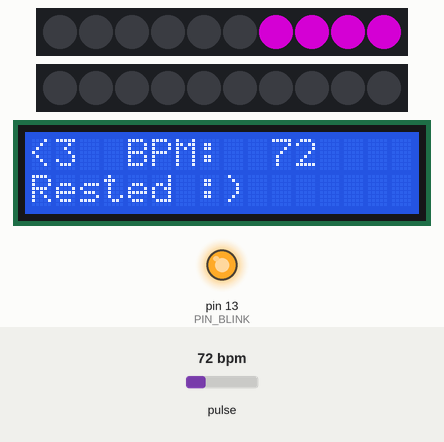
Simulated run of this sketch. Board: Arduino Uno, built with avr-gcc and run on an emulated ATmega328P. Shown: 2 × 10 RGB LEDs in strip order, left to right, 16×2 character LCD, output pins drawn as LEDs (lit = HIGH). Dashed ring = blinking. The inputs (shaded band) are chosen by the test bench; at power-on: pulse 72 bpm. Dim RGB values are drawn brighter than linear.

Above: at 1.4 s.
1.5 s: pulse set to 42 bpm
At 2.1 s:
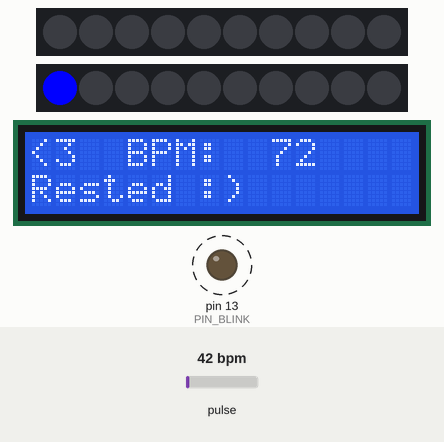
4.4 s: pulse set to 82 bpm
At 4.79 s:
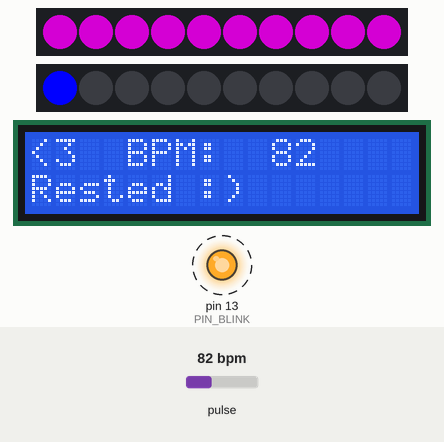
7.0 s: pulse set to 87 bpm
At 7.56 s:
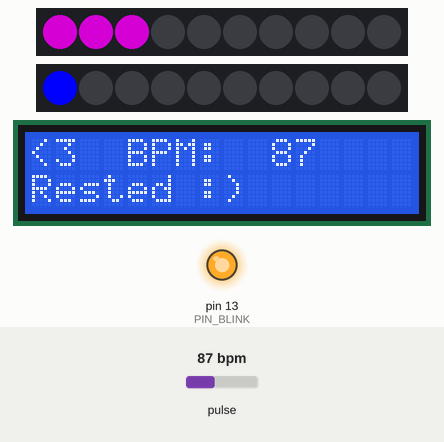
9.5 s: pulse set to 100 bpm
At 9.7 s:
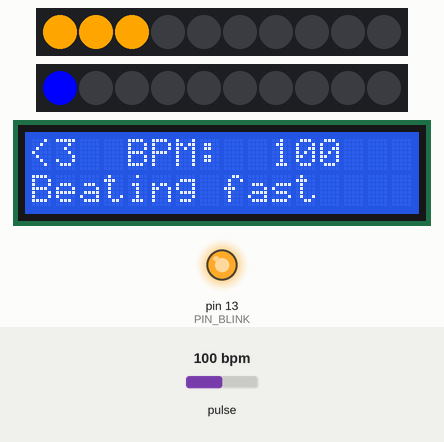
11.9 s: pulse set to 70 bpm
At 12.53 s:
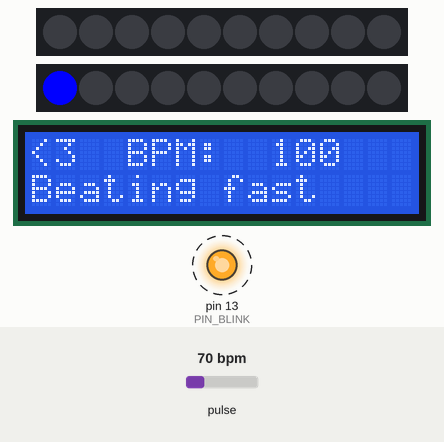
14.9 s: pulse set to 80 bpm
At 15.67 s:
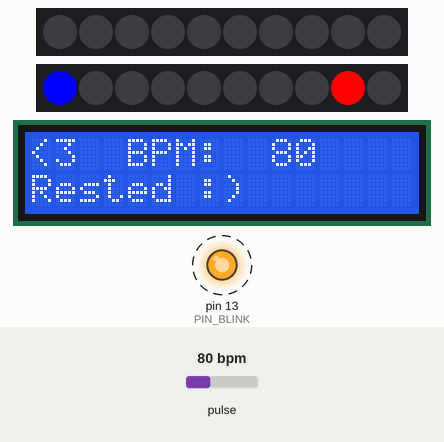
17.9 s: pulse set to 83 bpm
Timing chart, 0 to 20.6 s (numbered marks = the images above; inputs shaded):
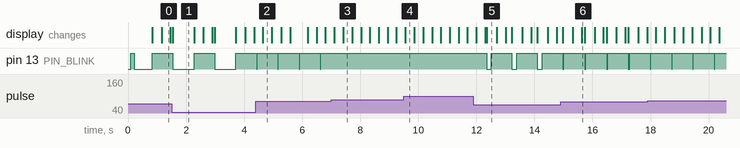

The sketch:

HeartSync.ino
```cpp
// FastLED - Version: Latest
#include <FastLED.h>

#define USE_ARDUINO_INTERRUPTS true
#include <PulseSensorPlayground.h>
#include <LiquidCrystal.h>

const int OUTPUT_TYPE = SERIAL_PLOTTER;

CRGB leds[10];
CRGB heartLeds[10];

const int PIN_INPUT = A0;  //Heart reate sensor
const int PIN_BLINK = 13;  // Pin 13 is the on-board LED
const int THRESHOLD = 570; // TODO find a good threshold
const int PIN_LED_ECG = 6;
const int NUM_ECG_LED = 10;
const int NUM_HEART_LED = 10;

const int PIN_LED_BLUE = 7;
const int BLUE[4] = {0, 1, 2, 3};      // LEDs that should be lighting up blue
const int RED[6] = {4, 5, 6, 7, 8, 9}; // LEDs that should be lighting up red

/*
 * LCD INFO
 * The circuit:
 * LCD RS pin to digital pin 12
 * LCD Enable pin to digital pin 11
 * LCD D4 pin to digital pin 5
 * LCD D5 pin to digital pin 4
 * LCD D6 pin to digital pin 3
 * LCD D7 pin to digital pin 2
 * LCD R/W pin to ground
 * LCD VSS pin to ground
 * LCD VCC pin to 5V
 * 10K resistor:
 * ends to +5V and ground
 * wiper to LCD VO pin (pin 3)
 */

PulseSensorPlayground pulseSensor;

// Setting up the LCD
const int rs = 12, en = 11, d4 = 5, d5 = 4, d6 = 3, d7 = 2;
LiquidCrystal lcd(rs, en, d4, d5, d6, d7);

void setup()
{
  Serial.begin(115200);

  // Configure the PulseSensor manager.

  pulseSensor.analogInput(PIN_INPUT);
  pulseSensor.blinkOnPulse(PIN_BLINK);

  pulseSensor.setSerial(Serial);
  pulseSensor.setOutputType(OUTPUT_TYPE);
  pulseSensor.setThreshold(THRESHOLD);

  // Now that everything is ready, start reading the PulseSensor signal.
  pulseSensor.begin();

  // Adding the ECG leds in the leds array
  FastLED.addLeds<NEOPIXEL, PIN_LED_ECG>(leds, NUM_ECG_LED);

  // Adding the Blue heart LEDs in the blue array
  FastLED.addLeds<NEOPIXEL, PIN_LED_BLUE>(heartLeds, NUM_HEART_LED);

  FastLED.show();

  // Set up the LCD's number of columns and rows:
  lcd.begin(16, 2);
  lcd.print("<3  BPM:       ");
}

void animateECG(CRGB color)
{
  for (int i = 0; i < NUM_ECG_LED; i++)
  {
    leds[i] = color;
    FastLED.show();
    delay(20);
  }
  for (int i = 0; i < NUM_ECG_LED; i++)
  {
    leds[i] = CRGB::Black;
    FastLED.show();
    delay(20);
  }
}

void animateHeart()
{
  //Turning on and off the blue LEDs
  for (int i = 0; i < sizeof(BLUE); i++)
  {
    heartLeds[i] = CRGB::Blue;
    FastLED.show();
    delay(10);
  }

  for (int i = sizeof(BLUE); i > 0; i--)
  {
    heartLeds[i] = CRGB::Black;
    FastLED.show();
    delay(10);
  }

  // Turning on and off the red leds
  for (int i = sizeof(BLUE); i < sizeof(RED); i++)
  {
    heartLeds[i] = CRGB::Red;
    FastLED.show();
    delay(10);
  }

  for (int i = sizeof(BLUE); i < sizeof(RED); i++)
  {
    heartLeds[i] = CRGB::Black;
    FastLED.show();
    delay(10);
  }
}

void loop()
{
  delay(20);

  // write the latest sample to Serial.
  pulseSensor.outputSample();

  /*
     If a beat has happened since we last checked,
     write the per-beat information to Serial.
   */
  if (pulseSensor.sawStartOfBeat())
  {
    pulseSensor.outputBeat();

    int bpm = pulseSensor.getBeatsPerMinute();
    // Making sure we're not reading something too crazy
    if (bpm < 140)
    {

      lcd.setCursor(8, 0);
      lcd.print("            ");

      lcd.setCursor(10, 0);
      lcd.print(bpm);

      CRGB color = CRGB::White;

      if (60 < bpm && bpm < 100)
      {
        lcd.setCursor(0, 1);
        lcd.print("Rested :)        ");
        color = CRGB::Purple;
      }
      else if (bpm <= 60)
      {
        lcd.setCursor(0, 1);
        lcd.print("Wayy relaxed     ");
        color = CRGB::Green;
      }
      else if (bpm >= 100)
      {
        lcd.setCursor(0, 1);
        lcd.print("Beating fast     ");
        color = CRGB::Orange;
      }

      animateECG(color);
      animateHeart();
    }
  }
}
```

Measured:
- the behaviour switches between 84 and 85 bpm on pulse (found by bisection; images 2 and 3)
- after the input at 1.5 s, pin 13 (PIN_BLINK): LOW → HIGH after 0.77 s, → LOW 0.71 s later, → HIGH 0.73 s later
- after the input at 4.4 s, pin 13 (PIN_BLINK): alternates HIGH for 0.71 s and LOW for 0.02 s, starting after 0.05 s; the display: changes after 0.24 s (image 2)
- after the input at 7.0 s, pin 13 (PIN_BLINK): stops changing and stays HIGH
- after the input at 9.5 s, the display: changes after 0.05 s (image 4)
- after the input at 11.9 s, pin 13 (PIN_BLINK): alternates HIGH for 0.71 s and LOW for 0.16 s, starting after 0.45 s
- what the display in image 1 shows lasts 0.8 s, from 1.5 s to 2.3 s
